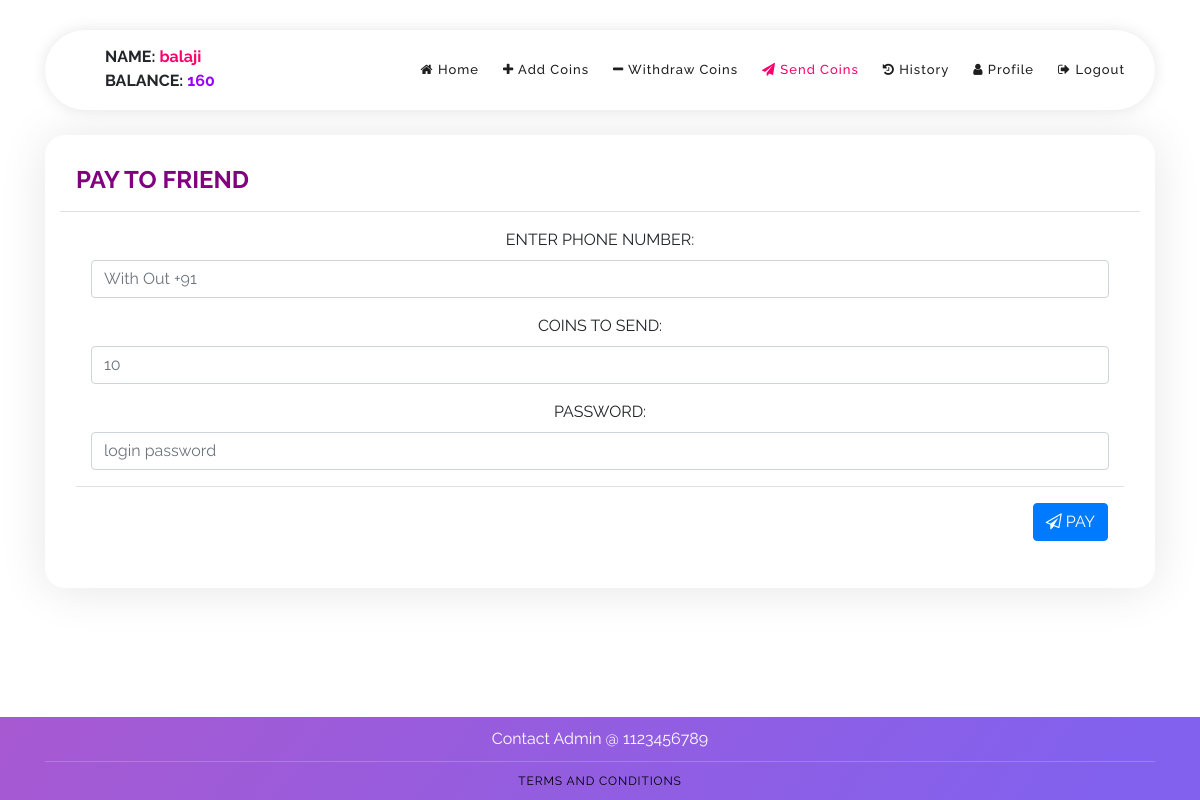
Page /send_coins_view.php (signed in) on the committed database.
### tables this page shows
CREATE TABLE `users` (
  `user_id` bigint(20) NOT NULL,
  `user_password` varchar(5000) NOT NULL,
  `first_name` varchar(500) NOT NULL,
  `user_phone` bigint(20) NOT NULL,
  `user_email` varchar(100) NOT NULL,
  `user_photo` varchar(2000) NOT NULL,
  `user_status` tinyint(1) NOT NULL,
  `user_code` varchar(50) NOT NULL,
  `user_delete` tinyint(1) NOT NULL,
  `user_added_date` varchar(50) NOT NULL,
  `user_amount` float NOT NULL,
  `updated_by_id` bigint(20) NOT NULL,
  `req` tinyint(1) NOT NULL,
  `last_login` bigint(20) NOT NULL,
  `last_login_time` varchar(25) NOT NULL
);

CREATE TABLE `message` (
  `message_id` int(20) NOT NULL,
  `main` varchar(5000) NOT NULL,
  `recharge` varchar(5000) NOT NULL,
  `withdraw` varchar(5000) NOT NULL,
  `minimum_withdraw` int(11) NOT NULL,
  `minimum_stars_to_create` int(11) NOT NULL,
  `new_login` int(11) NOT NULL,
  `terms_conditions` varchar(10000) NOT NULL,
  `comission` varchar(500) NOT NULL,
  `reload` bigint(20) NOT NULL,
  `background` varchar(1000) NOT NULL,
  `logo` varchar(1000) NOT NULL,
  `video` varchar(1000) NOT NULL,
  `ipagecolor` varchar(100) NOT NULL,
  `ifontcolor` varchar(100) NOT NULL,
  `ipagefont` varchar(250) NOT NULL,
  `ibgcolor` varchar(100) NOT NULL,
  `abgcolor` varchar(100) NOT NULL,
  `pbgcolor` varchar(100) NOT NULL,
  `sbgcolor` varchar(100) NOT NULL,
  `iwinpagecolor` varchar(100) NOT NULL,
  `ipagefontsize` int(11) NOT NULL,
  `ipaymentcolor` varchar(200) NOT NULL,
  `adminphone` varchar(25) NOT NULL
);

### includes/session.php (called while the page is built, shortened)
<?php
	include 'conn.php';
	if(isset($_SESSION['ese_never'])){
		$conn = $pdo->open();
		try{
			$stmt = $conn->prepare("SELECT * FROM users WHERE user_id=:id");
			$stmt->execute(['id'=>$_SESSION['never_id']]);
			$user = $stmt->fetch();
		}
		catch(PDOException $e){
			echo "There is some problem in connection: " . $e->getMessage();
		}
	}
?>

### send_coins_view.php (the view, shortened to what this page needs)
<!DOCTYPE html>
<?php include 'includes/session.php';
    header('location: login.php'); ?>
<html lang="en">
<head>
    <link rel="stylesheet" href="bower_components/font-awesome/css/font-awesome.min.css">
    <link rel="stylesheet" type="text/css" href="assets/css/bootstrap.min.css">
    <link rel="stylesheet" href="assets/css/templatemo-softy-pinko.css">
</head>
<body>
    <header class="header-area header-sticky">
        <div class="container">
            <div class="row">
                <div class="col-12">
                    <nav class="main-nav">
                        <a class="logo">
                              <?php
                              echo "<b>NAME:</b> <b style='color:#ff006a;'>".$user['first_name'].'</b>';echo '<br>';
                              echo "<b>BALANCE:</b> <b style='color:rgb(153, 0, 255);'>".$user['user_amount'].'</b>';echo '<br>';
                            ?>
                        </a>
                        <ul class="nav">
                            <li><a href="index.php"><i class="fa fa-home" aria-hidden="true"></i> Home</a></li>
                            <li><a href="add_coins_view.php"><i class="fa fa-plus" aria-hidden="true"></i> Add Coins</a></li>
                            <li><a href="withdraw_coins_view.php"><i class="fa fa-minus" aria-hidden="true"></i> Withdraw Coins</a></li>
                            <li><a href="send_coins_view.php" class="active"><i class="fa fa-paper-plane" aria-hidden="true"></i> Send Coins</a></li>
                            <li><a href="history_view.php"><i class="fa fa-history" aria-hidden="true"></i> History</a></li>
                            <li><a href="profile.php"><i class="fa fa-user" aria-hidden="true"></i> Profile</a></li>
                            <li><a href="logout.php"><i class="fa fa-sign-out" aria-hidden="true"></i> Logout</a></li>
                        </ul>
                    </nav>
                </div>
            </div>
        </div>
    </header>
    <section class="section home-feature">
        <div class="container">
            <div class="row">
                <div class="col-lg-12">
                    <div class="row">
                        <div class="col-lg-12 col-md-6 col-sm-6 col-12" data-scroll-reveal="enter bottom move 50px over 0.6s after 0.2s">
                            <div class="features-small-item">
                                <div class="modal-header">
                                    <h4 style="color: purple;"><b>PAY TO FRIEND </b></h4>
                                </div>
                                <div class="modal-body">
                                    <form class="form-horizontal" method="POST" action="pay_friend.php" autocomplete="off">
                                        <div class="form-group">
                                            <label for="phone" class="col-sm-3 control-label">ENTER PHONE NUMBER: </label>
                                            <div class="col-sm-12">
                                                <input class="form-control" type="phone" name="phone" id="phone" placeholder="With Out +91" required>
                                            </div>
                                        </div>
                                        <div class="form-group">
                                            <label for="amount" class="col-sm-3 control-label">COINS TO SEND: </label>
                                            <div class="col-sm-12">
                                                <input class="form-control" type="number" step="any" name="amount" id="amount" placeholder="10" min="10" required>
                                            </div>
                                        </div>
                                        <div class="form-group">
                                            <label for="password" class="col-sm-3 control-label">PASSWORD: </label>
                                            <div class="col-sm-12">
                                                <input class="form-control" type="password" name="password" id="password" placeholder="login password" required>
                                            </div>
                                        </div>
                                        <div class="modal-footer">
                                            <button type="submit" class="btn btn-primary btn-flat" name="pay"><i class="fa fa-paper-plane-o"></i> PAY</button>
                                        </div>
                                    </form>
                                </div>
                            </div>
                        </div>
                    </div>
                </div>
            </div>
        </div>
    </section>
    <footer>
        <div class="container">
            <div class="row">
                <div class="col-lg-12 col-md-12 col-sm-12">
                    <ul class="social">
                        <p style="color:white;">Contact Admin @ <?php
                                        $conn = $pdo->open();
                                        $stmt = $conn->prepare("SELECT adminphone FROM message");
                                        $stmt->execute();
                                        foreach ($stmt as $row)
                                            if (!empty($row['adminphone']))
                                            echo $row['adminphone'];?></p>
                    </ul>
                </div>
            </div>
            <div class="row">
                <div class="col-lg-12">
                    <p class="copyright"><a style="color:black;" href="terms_and_conditions.php">Terms And Conditions</a></p>
                </div>
            </div>
        </div>
    </footer>
    <?php include 'includes/scripts.php'; ?>
</body>
</html>

### assets/css/templatemo-softy-pinko.css (style rules this page uses)
html, body, div, span, applet, object, iframe, h1, h2, h3, h4, h5, h6, p, blockquote, div pre, a, abbr, acronym, address, big, cite, code, del, dfn, em, font, img, ins, kbd, q, s, samp, small, strike, strong, sub, sup, tt, var, b, u, i, center, dl, dt, dd, ol, ul, li, figure, header, nav, section, article, aside, footer, figcaption { margin: 0; padding: 0; border: 0; outline: 0; }
ul, li { padding: 0; margin: 0; list-style: none; }
header, nav, section, article, aside, footer, hgroup { display: block; }
* { box-sizing: border-box; }
html, body { font-family: "Raleway", sans-serif; font-weight: 400; background-color: #fff; font-size: 16px; -ms-text-size-adjust: 100%; -webkit-font-smoothing: antialiased; -moz-osx-font-smoothing: grayscale; }
a { text-decoration: none !important; }
h1, h2, h3, h4, h5, h6 { margin-top: 0px; margin-bottom: 0px; }
ul { margin-bottom: 0px; }
html, body { background: #fff; font-family: "Raleway", sans-serif; }
.section { position: relative; padding-top: 100px; padding-bottom: 80px; }
.header-area { position: fixed; top: 30px; left: 0px; right: 0px; z-index: 100; height: 100px; -webkit-transition: all 0.3s ease 0s; -moz-transition: all 0.3s ease 0s; -o-transition: all 0.3s ease 0s; transition: all 0.3s ease 0s; }
.header-area .main-nav { box-shadow: 0px 0px 15px rgba(0,0,0,0.1); border-radius: 40px; min-height: 80px; background: #fff; }
.header-area .main-nav .logo { float: left; margin-top: 37px; -webkit-transition: all 0.3s ease 0s; -moz-transition: all 0.3s ease 0s; -o-transition: all 0.3s ease 0s; transition: all 0.3s ease 0s; margin-left: 60px; }
.header-area .main-nav .nav { float: right; margin-top: 27px; margin-left: 0px; margin-right: 30px; -webkit-transition: all 0.3s ease 0s; -moz-transition: all 0.3s ease 0s; -o-transition: all 0.3s ease 0s; transition: all 0.3s ease 0s; position: relative; z-index: 999; }
.header-area .main-nav .nav li { padding-left: 20px; padding-right: 20px; }
.header-area .main-nav .nav li:last-child { padding-right: 0px; }
.header-area .main-nav .nav li a { display: block; font-weight: 500; font-size: 13px; color: #fff; -webkit-transition: all 0.3s ease 0s; -moz-transition: all 0.3s ease 0s; -o-transition: all 0.3s ease 0s; transition: all 0.3s ease 0s; height: 40px; line-height: 40px; border: transparent; letter-spacing: 1px; }
.header-area.header-sticky { min-height: 80px; }
.header-area.header-sticky .logo { margin-top: 15px; }
.header-area.header-sticky .nav { margin-top: 20px !important; }
.header-area.header-sticky .nav li a { color: #1e1e1e; }
.header-area.header-sticky .nav li a.active { color: #ff006a; }
@media (max-width: 1200px) { .header-area .main-nav .nav li { padding-left: 12px; padding-right: 12px; } }
@media (max-width: 1200px) { .header-area .main-nav:before { display: none; } }
@media (min-width: 992px) { .header-area .main-nav .nav { display: flex !important; } }
.features-small-item { cursor: pointer; display: block; background: #FFFFFF; box-shadow: 0 2px 48px 0 rgba(0, 0, 0, 0.10); -webkit-border-radius: 20px; -moz-border-radius: 20px; border-radius: 20px; padding: 15px; text-align: center; -webkit-transition: all 0.3s ease 0s; -moz-transition: all 0.3s ease 0s; -o-transition: all 0.3s ease 0s; transition: all 0.3s ease 0s; position: relative; margin-bottom: 30px; }
.home-feature { padding-top: 135px; padding-bottom: 5px; z-index: 9; }
footer { background-image: linear-gradient(127deg, #a759d1 0%, #8261ee 91%); position: fixed; bottom: 0; width: 100%; display: flex; }
footer .social { overflow: hidden; margin-top: 10px; text-align: center; }
footer .copyright { text-align: center; border-top: 1px solid rgba(250,250,250,0.2); margin-top: 10px; padding-top: 10px; padding-bottom: 10px; font-weight: 400; font-size: 12px; color: #fff; letter-spacing: 0.88px; text-transform: uppercase; }

### rows in the picture
users: first_name "balaji", user_amount "160"
message: adminphone "1123456789"
